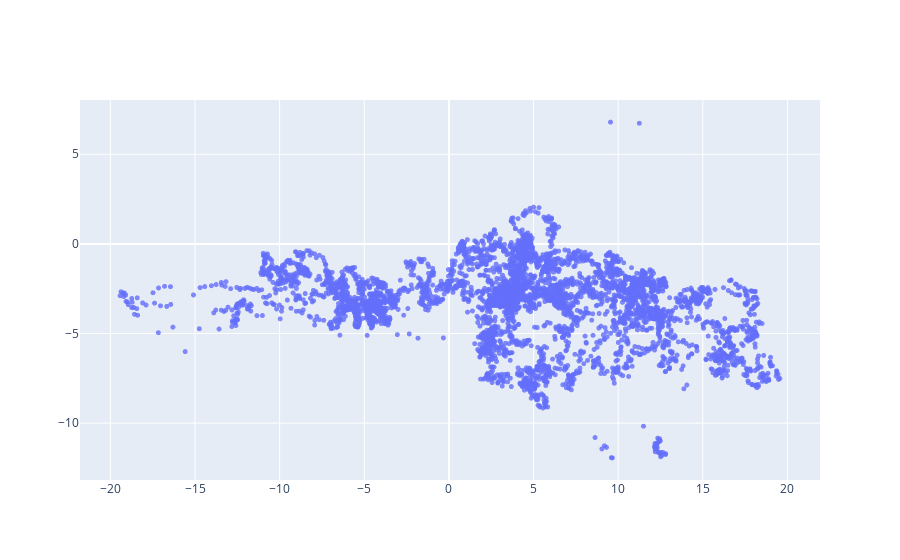

Source (notebook cell):
### Code cell
gaze_data['vidTimeStamp'] = np.array(gaze_data['gaze_timestamp'] - gaze_data['gaze_timestamp'].iloc[0])
gaze_data['change_in_time'] = gaze_data['vidTimeStamp'].diff()


gaze_data['angular_velocity_az'] = (gaze_data['gazeInWorldCam_az'].diff())
gaze_data['angular_velocity_el'] = (gaze_data['gazeInWorldCam_el'].diff())

gaze_data['angular_velocity'] = round((np.abs(np.sqrt(gaze_data['angular_velocity_az']**2  + gaze_data['angular_velocity_el']**2) / gaze_data['change_in_time'])),2)


angular_velocity_description = gaze_data['angular_velocity'].describe()
print(angular_velocity_description)
threshold = 3*angular_velocity_description['75%']


def IVT_threshold(angular_velocity,threshold):
    idx=np.where(angular_velocity <= threshold)
    
    fixation = np.split(idx[0],np.array(np.where(np.diff(idx) > 1)[1]+1))
    sequence = []
    for f in fixation:
        if len(f) > 1:
            sequence.append((np.min(f), np.max(f)))
    return sequence

fixation_group = (IVT_threshold(gaze_data['angular_velocity'],threshold))
print(len(fixation_group))



for f in fixation_group:
    for p in f:
        fixa = go.Scattergl(
    x=gaze_data['gaze_point_3d_x'],
    y=gaze_data['gaze_point_3d_y'],
    name = 'velInWorldCam_az',
    mode='markers',
    marker_size = 5,
    opacity = 0.8)


fix_fig = dict(data=fixa)

iplot(fix_fig)

### Figure 1 — Plotly figure (JSON) as saved in the notebook; plotly's stock layout.template omitted (floating-point values rounded to 4 significant figures; data arrays with more than 128 entries replaced by an {"elided": "..."} marker saying what was removed)
{"data": [{"marker": {"size": 5}, "mode": "markers", "name": "velInWorldCam_az", "opacity": 0.8, "type": "scattergl", "x": {"elided": "4757 float values"}, "y": {"elided": "4757 float values"}}], "layout": {}}
